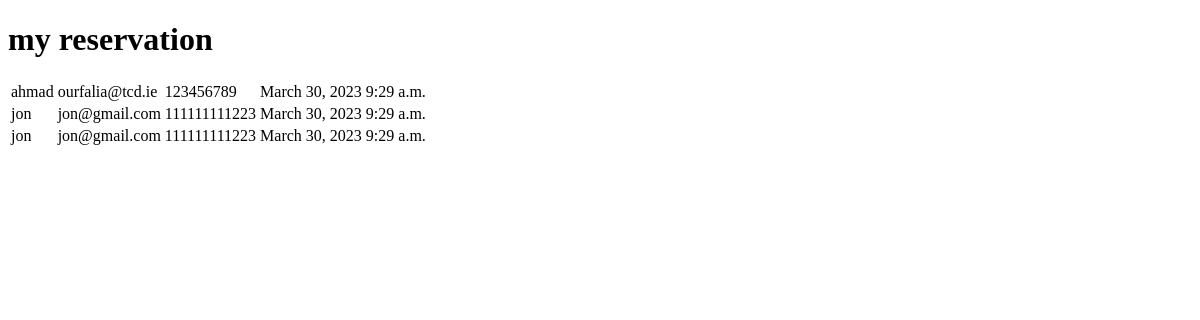
The app's page /book/, older data.
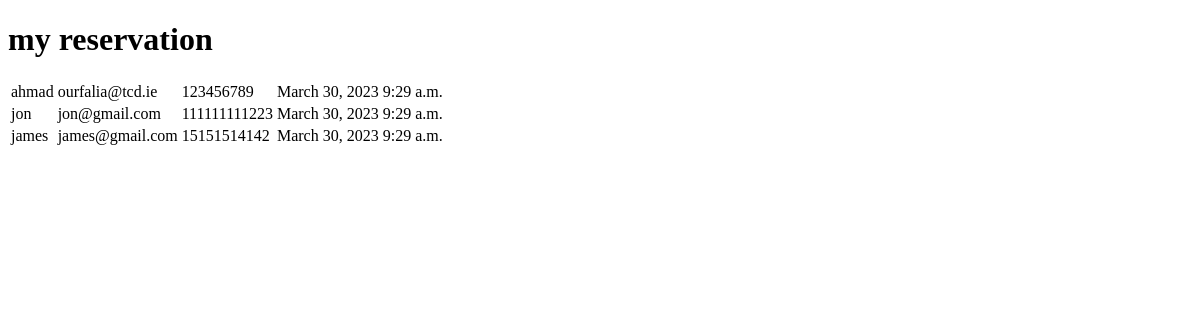
The same page, newer data.
### reservation/models.py (models this page shows, shortened)
class Reservation(models.Model):
    name = models.CharField(max_length=50)
    email = models.EmailField()
    phone = models.IntegerField()
    number_of_persons = models.IntegerField()
    date = models.DateField()
    time = models.TimeField()

### reservation/views.py (the view)
# urls.py: path('book/', my_reservation, name='book'),
def my_reservation(request):
    booking = Reservation.objects.all()
    context = {
        'booking': booking
        }
    return render(request, 'reservation/my_reservation.html', context)

### reservation/templates/reservation/my_reservation.html (shortened to what this page needs)
<!DOCTYPE html>
<html lang="en">
<head>
</head>
<body>
    <h1>my reservation</h1>
    <table>
        {% for item in booking %}
        <tr>
            <td>{{ item.name }}</td>
            <td>{{ item.email }}</td>
            <td>{{ item.phone }}</td>
            <td>{{ item.date }}</td>
            <td>{{ item.time }}</td>
        </tr>
        {% endfor %}
    </table>
</body>
</html>

Row changes from the older to the newer data that the page shows:
removed Reservation: name "jon", email "jon@gmail.com", phone "111111111223", date "March 30, 2023", time "9:29 a.m."
added Reservation: name "james", email "james@gmail.com", phone "15151514142", date "March 30, 2023", time "9:29 a.m."
